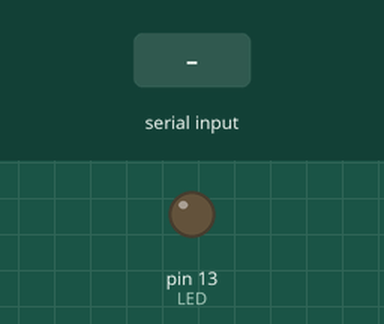
Simulated run of this sketch. Board: Arduino Uno, built with avr-gcc and run on an emulated ATmega328P. Parts: output pins drawn as LEDs (lit = HIGH). The inputs (shaded band) are chosen by the test bench.

Above: at 1.2 s.
1.3 s: "a" received over Serial
At 1.8 s:
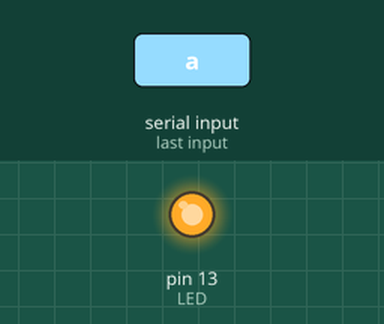
2.8 s: "b" received over Serial
At 4.2 s:
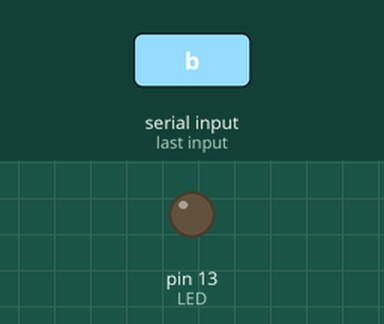
Timing chart, 0 to 5.8 s (numbered marks = the images above; inputs shaded):
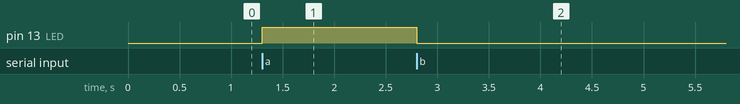

Measured:
- after the input at 1.3 s, pin 13 (LED): LOW → HIGH at once
- after the input at 2.8 s, pin 13 (LED): HIGH → LOW at once

The sketch:

LED_Control.ino
```cpp
char gelenveri; // Karakter tipinde değişken tanımlaması, seri porttan gelen veriyi tutacak.

void setup() {
  Serial.begin(9600); // Seri iletişimi başlatma, baud rate olarak 9600 kullanılıyor.
  pinMode(13, OUTPUT); // 13. pine bağlı LED'in çıkış olarak ayarlanması.
}

void loop() {
  if (Serial.available() > 0) { // Seri portta veri var mı diye kontrol ediliyor.
    gelenveri = Serial.read(); // Seri porttan gelen veriyi okuma.

    if (gelenveri == 'a') { // Eğer gelen veri 'a' ise:
      digitalWrite(13, HIGH); // 13. pine bağlı LED'i yak.
    } else if (gelenveri == 'b') { // Eğer gelen veri 'b' ise:
      digitalWrite(13, LOW); // 13. pine bağlı LED'i söndür.
    }
  }
}
```
